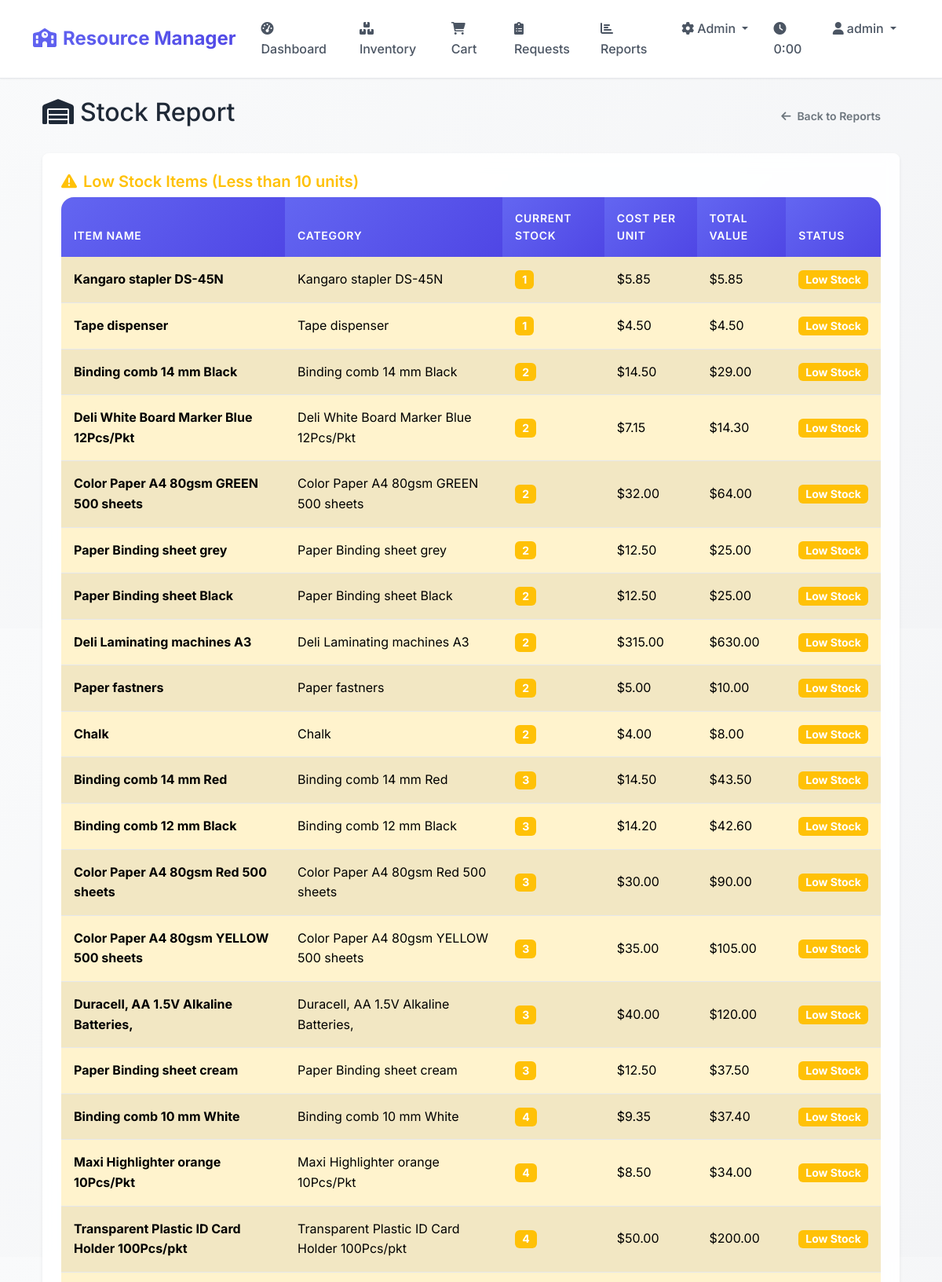
/reports/stock-report (signed in, upper part), run on the app's committed database.
### app.py (models this page shows, shortened)
    class User(UserMixin, db.Model):
        id = db.Column(db.Integer, primary_key=True)
        username = db.Column(db.String(80), unique=True, nullable=False, index=True)
        email = db.Column(db.String(120), unique=True, nullable=False, index=True)
        password_hash = db.Column(db.String(255), nullable=False)
        role = db.Column(db.String(20), nullable=False, default='user', index=True)
        school = db.Column(db.String(100), nullable=True, index=True)
        created_at = db.Column(db.DateTime, default=datetime.utcnow, index=True)
        is_active = db.Column(db.Boolean, default=True, index=True)

    class Inventory(db.Model):
        id = db.Column(db.Integer, primary_key=True)
        name = db.Column(db.String(100), nullable=False, index=True)
        description = db.Column(db.Text)
        quantity = db.Column(db.Integer, default=0, index=True)
        cost = db.Column(db.Float, default=0.0, index=True)
        category = db.Column(db.String(50), index=True)
        created_at = db.Column(db.DateTime, default=datetime.utcnow, index=True)
        updated_at = db.Column(db.DateTime, default=datetime.utcnow, onupdate=datetime.utcnow, index=True)

### app.py (the view)
    @app.route('/reports/stock-report')
    @login_required
    def stock_report():
        if current_user.role not in ['admin', 'super_admin', 'school_manager']:
            return redirect(url_for('dashboard'))
        low_stock_items = Inventory.query.filter(Inventory.quantity < 10).order_by(Inventory.quantity.asc()).all()
        out_of_stock_items = Inventory.query.filter(Inventory.quantity == 0).all()
        high_value_items = Inventory.query.order_by((Inventory.quantity * Inventory.cost).desc()).limit(10).all()
        stock_by_category = db.session.query(
            Inventory.category,
            func.count(Inventory.id).label('item_count'),
            func.sum(Inventory.quantity).label('total_quantity'),
            func.sum(Inventory.quantity * Inventory.cost).label('total_value')
        ).group_by(Inventory.category).all()
        return render_template('stock_report.html',
                             low_stock_items=low_stock_items,
                             out_of_stock_items=out_of_stock_items,
                             high_value_items=high_value_items,
                             stock_by_category=stock_by_category)

### templates/stock_report.html (shortened to what this page needs)
{% extends "base.html" %}
{% block content %}
<div class="container-fluid">
    <div class="row">
        <div class="col-12">
            <div class="d-flex justify-content-between align-items-center mb-4">
                <h2><i class="fas fa-warehouse me-2"></i>Stock Report</h2>
                <a href="{{ url_for('reports') }}" class="btn btn-outline-secondary">
                    <i class="fas fa-arrow-left me-2"></i>Back to Reports
                </a>
            </div>
            {% if low_stock_items %}
            <div class="card dashboard-card mb-4">
                <div class="card-body">
                    <h5 class="card-title text-warning">
                        <i class="fas fa-exclamation-triangle me-2"></i>Low Stock Items (Less than 10 units)
                    </h5>
                    <div class="table-responsive">
                        <table class="table table-warning table-striped">
                            <thead>
                                <tr>
                                    <th>Item Name</th>
                                    <th>Category</th>
                                    <th>Current Stock</th>
                                    <th>Cost per Unit</th>
                                    <th>Total Value</th>
                                    <th>Status</th>
                                </tr>
                            </thead>
                            <tbody>
                                {% for item in low_stock_items %}
                                <tr>
                                    <td><strong>{{ item.name }}</strong></td>
                                    <td>{{ item.category or 'Uncategorized' }}</td>
                                    <td>
                                        <span class="badge bg-warning">{{ item.quantity }}</span>
                                    </td>
                                    <td>${{ "%.2f"|format(item.cost) }}</td>
                                    <td>${{ "%.2f"|format(item.quantity * item.cost) }}</td>
                                    <td>
                                        {% if item.quantity == 0 %}
                                            <span class="badge bg-danger">Out of Stock</span>
                                        {% else %}
                                            <span class="badge bg-warning">Low Stock</span>
                                        {% endif %}
                                    </td>
                                </tr>
                                {% endfor %}
                            </tbody>
                        </table>
                    </div>
                </div>
            </div>
            {% endif %}
        </div>
    </div>
</div>
{% endblock %}

### templates/base.html (shortened to what this page needs)
<!DOCTYPE html>
<html lang="en">
<head>
    <link href="https://cdn.jsdelivr.net/npm/bootstrap@5.3.0/dist/css/bootstrap.min.css" rel="stylesheet">
    <link href="https://cdnjs.cloudflare.com/ajax/libs/font-awesome/6.0.0/css/all.min.css" rel="stylesheet">
</head>
<body>
    <nav class="navbar navbar-expand-lg navbar-light">
        <div class="container">
            <a class="navbar-brand" href="{{ url_for('index') }}">
                <i class="fas fa-school me-2"></i>Resource Manager
            </a>
            <div class="collapse navbar-collapse" id="navbarNav">
                <ul class="navbar-nav me-auto">
                    {% if current_user.is_authenticated %}
                        <li class="nav-item">
                            <a class="nav-link" href="{{ url_for('dashboard') }}">
                                <i class="fas fa-tachometer-alt me-1"></i>Dashboard
                            </a>
                        </li>
                        <li class="nav-item">
                            <a class="nav-link" href="{{ url_for('inventory') }}">
                                <i class="fas fa-boxes me-1"></i>Inventory
                            </a>
                        </li>
                        <li class="nav-item">
                            <a class="nav-link position-relative" href="{{ url_for('cart') }}" id="cart-link">
                                <i class="fas fa-shopping-cart me-1"></i>Cart
                            </a>
                        </li>
                        {% if current_user.is_authenticated %}
                            {% if current_user.role in ['admin', 'super_admin', 'school_manager'] %}
                                <li class="nav-item">
                                    <a class="nav-link" href="{{ url_for('admin_requests') }}">
                                        <i class="fas fa-clipboard-list me-1"></i>Requests
                                    </a>
                                </li>
                                <li class="nav-item">
                                    <a class="nav-link" href="{{ url_for('reports') }}">
                                        <i class="fas fa-chart-bar me-1"></i>Reports
                                    </a>
                                </li>
                            {% endif %}
                            {% if current_user.role == 'super_admin' %}
                                <li class="nav-item dropdown">
                                    <a class="nav-link dropdown-toggle" href="#" role="button" data-bs-toggle="dropdown">
                                        <i class="fas fa-cog me-1"></i>Admin
                                    </a>
                                </li>
                            {% endif %}
                        {% endif %}
                    {% endif %}
                </ul>
                <ul class="navbar-nav ms-auto">
                    {% if current_user.is_authenticated %}
                        <li class="nav-item">
                            <span class="nav-link text-muted" id="session-timer">
                                <i class="fas fa-clock me-1"></i><span id="session-time">5:00</span>
                            </span>
                        </li>
                        <li class="nav-item dropdown">
                            <a class="nav-link dropdown-toggle" href="#" role="button" data-bs-toggle="dropdown">
                                <i class="fas fa-user me-1"></i>{{ current_user.username }}
                            </a>
                        </li>
                    {% else %}
                        <li class="nav-item">
                            <a class="nav-link" href="{{ url_for('login') }}">
                                <i class="fas fa-sign-in-alt me-1"></i>Login
                            </a>
                        </li>
                    {% endif %}
                </ul>
            </div>
        </div>
    </nav>
    <main class="container mt-4 flex-grow-1 animate-fade-in-up">
        {% block content %}{% endblock %}
    </main>
</body>
</html>

### templates/base.html (style rules this page uses)
:root { --primary-color: #6366f1; --primary-dark: #4f46e5; --primary-light: #818cf8; --secondary-color: #10b981; --secondary-dark: #059669; --accent-color: #f59e0b; --danger-color: #ef4444; --warning-color: #f97316; --info-color: #06b6d4; --gray-50: #f9fafb; --gray-100: #f3f4f6; --gray-200: #e5e7eb; --gray-300: #d1d5db; --gray-400: #9ca3af; --gray-500: #6b7280; --gray-600: #4b5563; --gray-700: #374151; --gray-800: #1f2937; --gray-900: #111827; --gradient-primary: linear-gradient(135deg, var(--primary-color), var(--primary-dark)); --gradient-secondary: linear-gradient(135deg, var(--secondary-color), var(--secondary-dark)); --gradient-accent: linear-gradient(135deg, var(--accent-color), #d97706); --gradient-danger: linear-gradient(135deg, var(--danger-color), #dc2626); --shadow-sm: 0 1px 2px 0 rgb(0 0 0 / 0.05); --shadow-md: 0 4px 6px -1px rgb(0 0 0 / 0.1), 0 2px 4px -2px rgb(0 0 0 / 0.1); --shadow-lg: 0 10px 15px -3px rgb(0 0 0 / 0.1), 0 4px 6px -4px rgb(0 0 0 / 0.1); --shadow-xl: 0 20px 25px -5px rgb(0 0 0 / 0.1), 0 8px 10px -6px rgb(0 0 0 / 0.1); --radius-sm: 0.375rem; --radius-md: 0.5rem; --radius-lg: 0.75rem; --radius-xl: 1rem; --radius-2xl: 1.5rem; }
* { box-sizing: border-box; }
body { font-family: 'Inter', -apple-system, BlinkMacSystemFont, 'Segoe UI', Roboto, sans-serif; background: linear-gradient(135deg, var(--gray-50) 0%, var(--gray-100) 100%); color: var(--gray-800); min-height: 100vh; display: flex; flex-direction: column; line-height: 1.6; font-weight: 400; }
.navbar { background: rgba(255, 255, 255, 0.95); backdrop-filter: blur(10px); border-bottom: 1px solid var(--gray-200); box-shadow: var(--shadow-sm); padding: 1rem 0; transition: all 0.3s ease; }
.navbar-brand { font-weight: 700; font-size: 1.5rem; background: var(--gradient-primary); -webkit-background-clip: text; -webkit-text-fill-color: transparent; background-clip: text; transition: all 0.3s ease; }
.nav-link { color: var(--gray-600) !important; font-weight: 500; padding: 0.5rem 1rem !important; border-radius: var(--radius-md); transition: all 0.3s ease; position: relative; }
.card { border: none; border-radius: var(--radius-xl); box-shadow: var(--shadow-md); transition: all 0.3s cubic-bezier(0.4, 0, 0.2, 1); background: rgba(255, 255, 255, 0.9); backdrop-filter: blur(10px); overflow: hidden; }
.card-body { padding: 1.5rem; }
.btn { border-radius: var(--radius-lg); padding: 0.75rem 1.5rem; font-weight: 600; font-size: 0.875rem; transition: all 0.3s cubic-bezier(0.4, 0, 0.2, 1); border: none; position: relative; overflow: hidden; }
.btn::before { content: ''; position: absolute; top: 0; left: -100%; width: 100%; height: 100%; background: linear-gradient(90deg, transparent, rgba(255, 255, 255, 0.2), transparent); transition: left 0.5s; }
.table { border-radius: var(--radius-xl); overflow: hidden; box-shadow: var(--shadow-md); background: white; }
.table thead th { background: var(--gradient-primary); color: white; border: none; padding: 1rem; font-weight: 600; font-size: 0.875rem; text-transform: uppercase; letter-spacing: 0.05em; }
.table tbody tr { transition: all 0.3s ease; }
.table tbody td { padding: 1rem; border-bottom: 1px solid var(--gray-200); vertical-align: middle; }
.dashboard-card { background: rgba(255, 255, 255, 0.9); backdrop-filter: blur(10px); border-left: 4px solid var(--primary-color); border-radius: var(--radius-xl); box-shadow: var(--shadow-md); transition: all 0.3s ease; }
.navbar-nav .dropdown { position: relative; }
.navbar { z-index: 1000; position: relative; }
.navbar-nav { position: relative; z-index: 1001; }
.animate-fade-in-up { animation: fadeInUp 0.6s ease-out; }

### templates/stock_report.html (style rules this page uses)
.dashboard-card { border: none; box-shadow: 0 0.125rem 0.25rem rgba(0, 0, 0, 0.075); border-radius: 0.5rem; }
.card-title { color: #495057; font-weight: 600; }
.table th { background-color: #f8f9fa; border-top: none; font-weight: 600; }
.badge { font-size: 0.875rem; }
.table-warning { background-color: #fff3cd; }

### data on the page
User: username "admin"
Inventory: name "Kangaro stapler DS-45N", category "Kangaro stapler DS-45N", quantity "1", cost "5.85", item.quantity*item.cost "5.85", shows "Low Stock"
Inventory: name "Tape dispenser", category "Tape dispenser", quantity "1", cost "4.50", item.quantity*item.cost "4.50", shows "Low Stock"
Inventory: name "Binding comb 14 mm Black", category "Binding comb 14 mm Black", quantity "2", cost "14.50", item.quantity*item.cost "29.00", shows "Low Stock"
Inventory: name "Deli White Board Marker Blue 12Pcs/Pkt", category "Deli White Board Marker Blue 12Pcs/Pkt", quantity "2", cost "7.15", item.quantity*item.cost "14.30", shows "Low Stock"
Inventory: name "Color Paper A4 80gsm GREEN 500 sheets", category "Color Paper A4 80gsm GREEN 500 sheets", quantity "2", cost "32.00", item.quantity*item.cost "64.00", shows "Low Stock"
Inventory: name "Paper Binding sheet grey", category "Paper Binding sheet grey", quantity "2", cost "12.50", item.quantity*item.cost "25.00", shows "Low Stock"
Inventory: name "Paper Binding sheet Black", category "Paper Binding sheet Black", quantity "2", cost "12.50", item.quantity*item.cost "25.00", shows "Low Stock"
Inventory: name "Deli Laminating machines A3", category "Deli Laminating machines A3", quantity "2", cost "315.00", item.quantity*item.cost "630.00", shows "Low Stock"
Inventory: name "Paper fastners", category "Paper fastners", quantity "2", cost "5.00", item.quantity*item.cost "10.00", shows "Low Stock"
Inventory: name "Chalk", category "Chalk", quantity "2", cost "4.00", item.quantity*item.cost "8.00", shows "Low Stock"
Inventory: name "Binding comb 14 mm Red", category "Binding comb 14 mm Red", quantity "3", cost "14.50", item.quantity*item.cost "43.50", shows "Low Stock"
Inventory: name "Binding comb 12 mm Black", category "Binding comb 12 mm Black", quantity "3", cost "14.20", item.quantity*item.cost "42.60", shows "Low Stock"
Inventory: name "Color Paper A4 80gsm Red 500 sheets", category "Color Paper A4 80gsm Red 500 sheets", quantity "3", cost "30.00", item.quantity*item.cost "90.00", shows "Low Stock"
Inventory: name "Color Paper A4 80gsm YELLOW 500 sheets", category "Color Paper A4 80gsm YELLOW 500 sheets", quantity "3", cost "35.00", item.quantity*item.cost "105.00", shows "Low Stock"
Inventory: name "Duracell, AA 1.5V Alkaline Batteries,", category "Duracell, AA 1.5V Alkaline Batteries,", quantity "3", cost "40.00", item.quantity*item.cost "120.00", shows "Low Stock"
Inventory: name "Paper Binding sheet cream", category "Paper Binding sheet cream", quantity "3", cost "12.50", item.quantity*item.cost "37.50", shows "Low Stock"
Inventory: name "Binding comb 10 mm White", category "Binding comb 10 mm White", quantity "4", cost "9.35", item.quantity*item.cost "37.40", shows "Low Stock"
Inventory: name "Maxi Highlighter orange 10Pcs/Pkt", category "Maxi Highlighter orange 10Pcs/Pkt", quantity "4", cost "8.50", item.quantity*item.cost "34.00", shows "Low Stock"
Inventory: name "Transparent Plastic ID Card Holder 100Pcs/pkt", category "Transparent Plastic ID Card Holder 100Pcs/pkt", quantity "4", cost "50.00", item.quantity*item.cost "200.00", shows "Low Stock"
